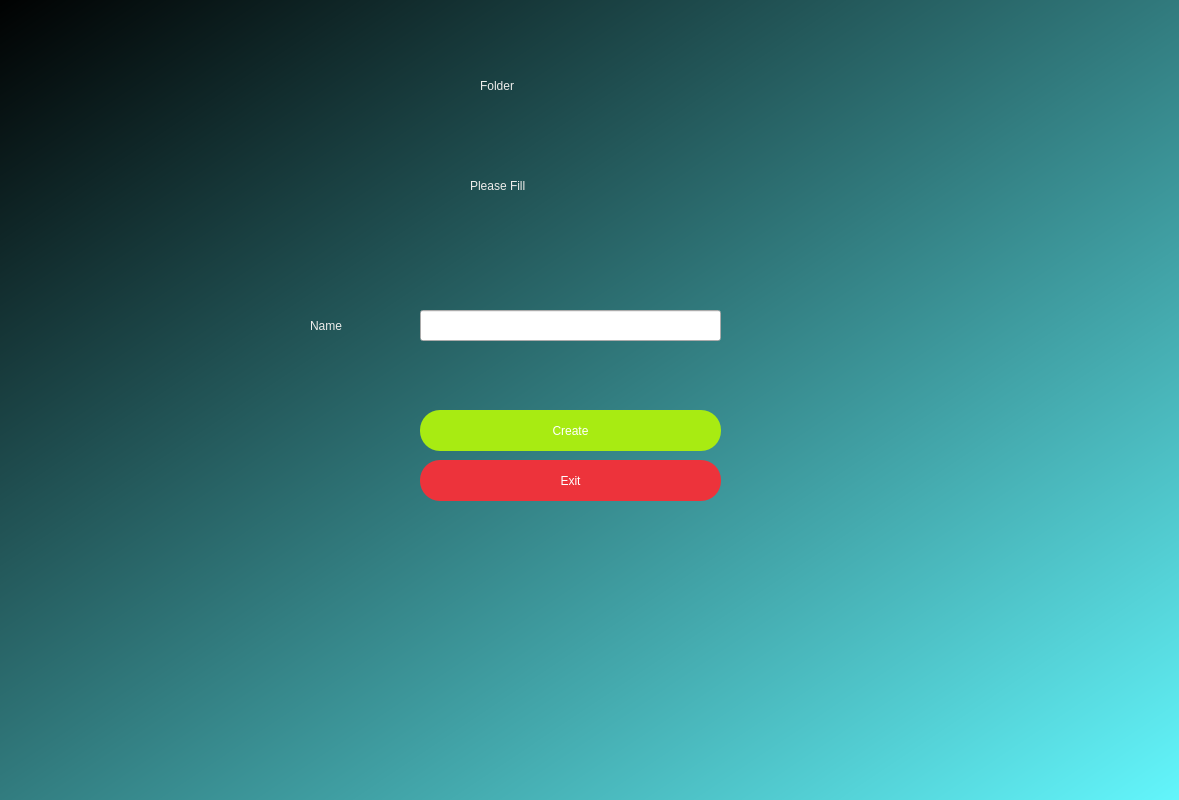
<?xml version="1.0" encoding="UTF-8"?>
<ui version="4.0">
 <class>Dialog</class>
 <widget class="QDialog" name="Dialog">
  <property name="geometry">
   <rect>
    <x>0</x>
    <y>0</y>
    <width>1179</width>
    <height>800</height>
   </rect>
  </property>
  <property name="windowTitle">
   <string>Dialog</string>
  </property>
  <widget class="QWidget" name="widget" native="true">
   <property name="geometry">
    <rect>
     <x>0</x>
     <y>-10</y>
     <width>1211</width>
     <height>811</height>
    </rect>
   </property>
   <property name="styleSheet">
    <string notr="true">QWidget#widget{
background-color:qlineargradient(spread:pad, x1:0, y1:0, x2:1, y2:1, stop:0 rgba(0, 0, 0, 255), stop:1 rgba(100, 249, 255, 255));}</string>
   </property>
   <widget class="QLabel" name="label">
    <property name="geometry">
     <rect>
      <x>480</x>
      <y>50</y>
      <width>221</width>
      <height>91</height>
     </rect>
    </property>
    <property name="styleSheet">
     <string notr="true">font: 48pt &quot;DejaVu Serif&quot;;
color:#EEEDEB;</string>
    </property>
    <property name="text">
     <string>Folder</string>
    </property>
   </widget>
   <widget class="QLabel" name="label_2">
    <property name="geometry">
     <rect>
      <x>470</x>
      <y>160</y>
      <width>211</width>
      <height>71</height>
     </rect>
    </property>
    <property name="styleSheet">
     <string notr="true">font: 30pt &quot;DejaVu Serif&quot;;
color: #EEEDEB;</string>
    </property>
    <property name="text">
     <string>Please Fill</string>
    </property>
   </widget>
   <widget class="QPushButton" name="exit">
    <property name="geometry">
     <rect>
      <x>420</x>
      <y>470</y>
      <width>301</width>
      <height>41</height>
     </rect>
    </property>
    <property name="styleSheet">
     <string notr="true">border-radius:20px;
background-color: rgb(237, 51, 59);

font: 20pt &quot;DejaVu Sans&quot;;
color: rgb(255, 255, 255);</string>
    </property>
    <property name="text">
     <string>Exit</string>
    </property>
   </widget>
   <widget class="QPushButton" name="generate">
    <property name="geometry">
     <rect>
      <x>420</x>
      <y>420</y>
      <width>301</width>
      <height>41</height>
     </rect>
    </property>
    <property name="styleSheet">
     <string notr="true">border-radius:20px;
background-color: #A8EB12;

font: 20pt &quot;DejaVu Sans&quot;;
color: rgb(255, 255, 255);</string>
    </property>
    <property name="text">
     <string>Create</string>
    </property>
   </widget>
   <widget class="QLabel" name="label_3">
    <property name="geometry">
     <rect>
      <x>310</x>
      <y>320</y>
      <width>81</width>
      <height>31</height>
     </rect>
    </property>
    <property name="styleSheet">
     <string notr="true">font: 20pt &quot;DejaVu Serif&quot;;
color: #EEEDEB;</string>
    </property>
    <property name="text">
     <string>Name</string>
    </property>
   </widget>
   <widget class="QLineEdit" name="name_field">
    <property name="geometry">
     <rect>
      <x>420</x>
      <y>320</y>
      <width>301</width>
      <height>31</height>
     </rect>
    </property>
    <property name="styleSheet">
     <string notr="true">font: 20pt &quot;DejaVu Serif&quot;;
color: #373A40;</string>
    </property>
   </widget>
   <widget class="QLabel" name="result">
    <property name="geometry">
     <rect>
      <x>420</x>
      <y>370</y>
      <width>301</width>
      <height>31</height>
     </rect>
    </property>
    <property name="styleSheet">
     <string notr="true">font: 20pt &quot;DejaVu Serif&quot;;
color: #373A40;</string>
    </property>
    <property name="text">
     <string/>
    </property>
   </widget>
  </widget>
 </widget>
 <resources/>
 <connections/>
</ui>
